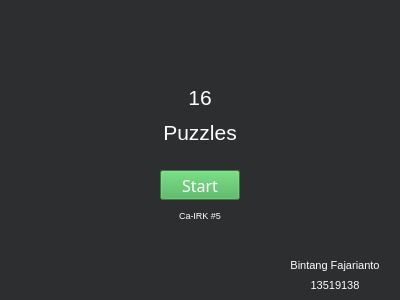
<?xml version="1.0" encoding="UTF-8"?>
<ui version="4.0">
 <class>run</class>
 <widget class="QWidget" name="run">
  <property name="geometry">
   <rect>
    <x>0</x>
    <y>0</y>
    <width>400</width>
    <height>300</height>
   </rect>
  </property>
  <property name="windowTitle">
   <string>Form</string>
  </property>
  <property name="styleSheet">
   <string notr="true">background-color: rgb(45, 46, 48);</string>
  </property>
  <widget class="QPushButton" name="start_button">
   <property name="geometry">
    <rect>
     <x>160</x>
     <y>170</y>
     <width>80</width>
     <height>30</height>
    </rect>
   </property>
   <property name="font">
    <font>
     <family>Yu Gothic</family>
     <pointsize>12</pointsize>
     <weight>50</weight>
     <bold>false</bold>
    </font>
   </property>
   <property name="styleSheet">
    <string notr="true">background-color: rgb(68, 173, 83);
color: rgb(255, 255, 255);</string>
   </property>
   <property name="text">
    <string>Start</string>
   </property>
  </widget>
  <widget class="QLabel" name="subtitle">
   <property name="geometry">
    <rect>
     <x>150</x>
     <y>200</y>
     <width>100</width>
     <height>30</height>
    </rect>
   </property>
   <property name="font">
    <font>
     <pointsize>7</pointsize>
    </font>
   </property>
   <property name="styleSheet">
    <string notr="true">color: rgb(255, 255, 255);</string>
   </property>
   <property name="text">
    <string>Ca-IRK #5</string>
   </property>
   <property name="alignment">
    <set>Qt::AlignCenter</set>
   </property>
  </widget>
  <widget class="QLabel" name="nama">
   <property name="geometry">
    <rect>
     <x>270</x>
     <y>255</y>
     <width>130</width>
     <height>20</height>
    </rect>
   </property>
   <property name="font">
    <font>
     <pointsize>8</pointsize>
    </font>
   </property>
   <property name="styleSheet">
    <string notr="true">color: rgb(255, 255, 255);</string>
   </property>
   <property name="text">
    <string>Bintang Fajarianto</string>
   </property>
   <property name="alignment">
    <set>Qt::AlignCenter</set>
   </property>
  </widget>
  <widget class="QLabel" name="nim">
   <property name="geometry">
    <rect>
     <x>270</x>
     <y>275</y>
     <width>130</width>
     <height>20</height>
    </rect>
   </property>
   <property name="font">
    <font>
     <pointsize>8</pointsize>
    </font>
   </property>
   <property name="styleSheet">
    <string notr="true">color: rgb(255, 255, 255);</string>
   </property>
   <property name="text">
    <string>13519138</string>
   </property>
   <property name="alignment">
    <set>Qt::AlignCenter</set>
   </property>
  </widget>
  <widget class="QLabel" name="title_1">
   <property name="geometry">
    <rect>
     <x>120</x>
     <y>80</y>
     <width>160</width>
     <height>35</height>
    </rect>
   </property>
   <property name="font">
    <font>
     <pointsize>16</pointsize>
    </font>
   </property>
   <property name="styleSheet">
    <string notr="true">color: rgb(255, 255, 255);</string>
   </property>
   <property name="text">
    <string>16</string>
   </property>
   <property name="alignment">
    <set>Qt::AlignCenter</set>
   </property>
  </widget>
  <widget class="QLabel" name="title_2">
   <property name="geometry">
    <rect>
     <x>120</x>
     <y>115</y>
     <width>160</width>
     <height>35</height>
    </rect>
   </property>
   <property name="font">
    <font>
     <pointsize>16</pointsize>
    </font>
   </property>
   <property name="styleSheet">
    <string notr="true">color: rgb(255, 255, 255);</string>
   </property>
   <property name="text">
    <string>Puzzles</string>
   </property>
   <property name="alignment">
    <set>Qt::AlignCenter</set>
   </property>
  </widget>
 </widget>
 <resources/>
 <connections/>
</ui>
